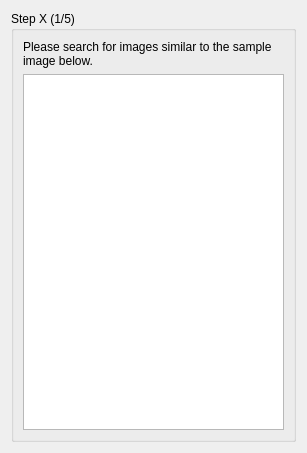
<?xml version="1.0" encoding="UTF-8"?>
<ui version="4.0">
 <class>Form</class>
 <widget class="QWidget" name="Form">
  <property name="geometry">
   <rect>
    <x>0</x>
    <y>0</y>
    <width>307</width>
    <height>453</height>
   </rect>
  </property>
  <property name="windowTitle">
   <string>Form</string>
  </property>
  <layout class="QVBoxLayout" name="verticalLayout_3">
   <item>
    <widget class="QGroupBox" name="groupBox">
     <property name="font">
      <font>
       <family>Segoe UI</family>
      </font>
     </property>
     <property name="title">
      <string>Step X (1/5)</string>
     </property>
     <layout class="QVBoxLayout" name="verticalLayout_2">
      <item>
       <layout class="QVBoxLayout" name="verticalLayout">
        <item>
         <widget class="QLabel" name="label">
          <property name="text">
           <string>Please search for images similar to the sample image below.</string>
          </property>
          <property name="wordWrap">
           <bool>true</bool>
          </property>
         </widget>
        </item>
        <item>
         <widget class="QGraphicsView" name="graphicsView"/>
        </item>
       </layout>
      </item>
     </layout>
    </widget>
   </item>
  </layout>
 </widget>
 <resources/>
 <connections/>
</ui>
